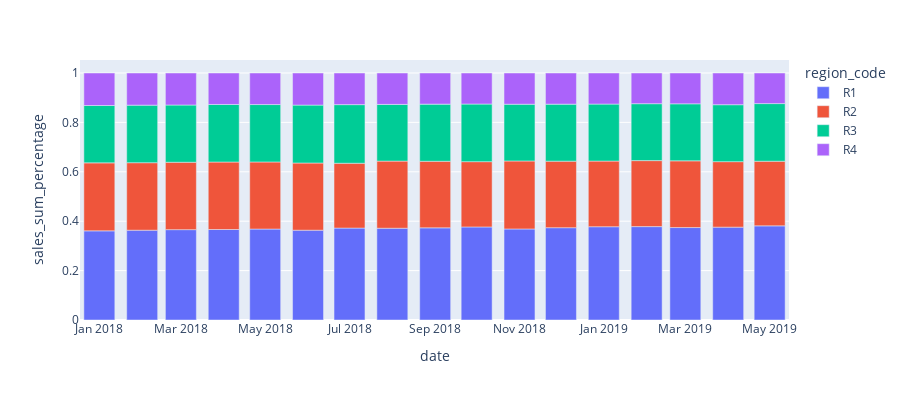

Notebook cell for this chart:
### Code cell
fig = px.bar(df_group, x='date', y='sales_sum_percentage', color="region_code",
              height=400)
fig.show()

### Figure 1 — Plotly figure (JSON) as saved in the notebook; plotly's stock layout.template omitted (floating-point values rounded to 4 significant figures)
{"data": [{"alignmentgroup": "True", "hovertemplate": "region_code=R1<br>date=%{x}<br>sales_sum_percentage=%{y}<extra></extra>", "legendgroup": "R1", "marker": {"color": "#636efa", "pattern": {"shape": ""}}, "name": "R1", "offsetgroup": "R1", "orientation": "v", "showlegend": true, "textposition": "auto", "type": "bar", "x": ["2018-1", "2018-2", "2018-3", "2018-4", "2018-5", "2018-6", "2018-7", "2018-8", "2018-9", "2018-10", "2018-11", "2018-12", "2019-1", "2019-2", "2019-3", "2019-4", "2019-5"], "xaxis": "x", "y": [0.3609, 0.3636, 0.3658, 0.3664, 0.3682, 0.3636, 0.3722, 0.3715, 0.3732, 0.3767, 0.3686, 0.3738, 0.3776, 0.3781, 0.3743, 0.3759, 0.3812], "yaxis": "y"}, {"alignmentgroup": "True", "hovertemplate": "region_code=R2<br>date=%{x}<br>sales_sum_percentage=%{y}<extra></extra>", "legendgroup": "R2", "marker": {"color": "#EF553B", "pattern": {"shape": ""}}, "name": "R2", "offsetgroup": "R2", "orientation": "v", "showlegend": true, "textposition": "auto", "type": "bar", "x": ["2018-1", "2018-2", "2018-3", "2018-4", "2018-5", "2018-6", "2018-7", "2018-8", "2018-9", "2018-10", "2018-11", "2018-12", "2019-1", "2019-2", "2019-3", "2019-4", "2019-5"], "xaxis": "x", "y": [0.2753, 0.2733, 0.2728, 0.2731, 0.2717, 0.272, 0.2625, 0.2718, 0.2695, 0.2643, 0.2753, 0.2694, 0.2659, 0.2672, 0.2701, 0.2651, 0.2617], "yaxis": "y"}, {"alignmentgroup": "True", "hovertemplate": "region_code=R3<br>date=%{x}<br>sales_sum_percentage=%{y}<extra></extra>", "legendgroup": "R3", "marker": {"color": "#00cc96", "pattern": {"shape": ""}}, "name": "R3", "offsetgroup": "R3", "orientation": "v", "showlegend": true, "textposition": "auto", "type": "bar", "x": ["2018-1", "2018-2", "2018-3", "2018-4", "2018-5", "2018-6", "2018-7", "2018-8", "2018-9", "2018-10", "2018-11", "2018-12", "2019-1", "2019-2", "2019-3", "2019-4", "2019-5"], "xaxis": "x", "y": [0.2322, 0.233, 0.2317, 0.233, 0.2324, 0.2344, 0.2372, 0.2294, 0.2314, 0.2333, 0.2297, 0.2308, 0.2307, 0.2304, 0.2308, 0.2305, 0.2333], "yaxis": "y"}, {"alignmentgroup": "True", "hovertemplate": "region_code=R4<br>date=%{x}<br>sales_sum_percentage=%{y}<extra></extra>", "legendgroup": "R4", "marker": {"color": "#ab63fa", "pattern": {"shape": ""}}, "name": "R4", "offsetgroup": "R4", "orientation": "v", "showlegend": true, "textposition": "auto", "type": "bar", "x": ["2018-1", "2018-2", "2018-3", "2018-4", "2018-5", "2018-6", "2018-7", "2018-8", "2018-9", "2018-10", "2018-11", "2018-12", "2019-1", "2019-2", "2019-3", "2019-4", "2019-5"], "xaxis": "x", "y": [0.1316, 0.1302, 0.1297, 0.1275, 0.1277, 0.13, 0.1281, 0.1272, 0.126, 0.1256, 0.1264, 0.1261, 0.1259, 0.1243, 0.1248, 0.1284, 0.1238], "yaxis": "y"}], "layout": {"barmode": "relative", "height": 400, "legend": {"title": {"text": "region_code"}, "tracegroupgap": 0}, "margin": {"t": 60}, "xaxis": {"anchor": "y", "domain": [0, 1], "title": {"text": "date"}}, "yaxis": {"anchor": "x", "domain": [0, 1], "title": {"text": "sales_sum_percentage"}}}}
